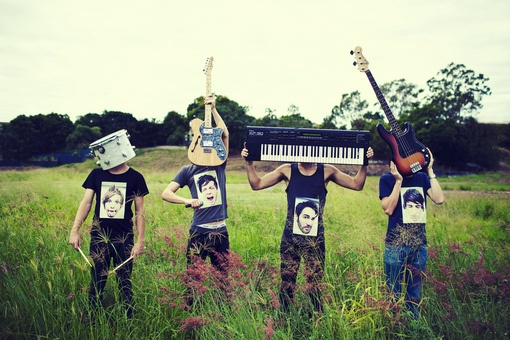
//> input picture OpenCV/corner/psb.jpg, 510 x 340 px
$ ./corner   (built with g++ and OpenCV 4)
//> lines starting //> are read from the running program, lines starting //| are printed output that depends on the picture; after the words box and inside, x2 and y2 are one past the last pixel; in counts of white or black regions, pixels touching at a corner belong together
#include<stdio.h>
#include"cv.h"
#include"highgui.h"
//#pragma comment(lib, "cv.lib")
//#pragma comment(lib, "cxcore.lib")
//#pragma comment(lib, "highgui.lib")
#define max_corners 124
int main( int argc, char** argv )
{
    int cornerCount=max_corners;
    CvPoint2D32f corners[max_corners];
    double qualityLevel = 0.05;
    double minDistance = 5;
    IplImage *srcImage = 0, *grayImage = 0, *corners1 = 0, *corners2 = 0;
    int i;
    CvScalar color = CV_RGB(255,0,0);
    cvNamedWindow( "image", 2); //创建显示窗口
    //加载一副图片
    srcImage = cvLoadImage("psb.jpg", 1);
//> srcImage is the input picture: 340 rows x 510 cols, CV_8UC3; mean B, G, R 123.1, 148.7, 141.5
    grayImage = cvCreateImage(cvGetSize(srcImage), IPL_DEPTH_8U, 1);
    //将原图灰度化
    cvCvtColor(srcImage, grayImage, CV_BGR2GRAY);
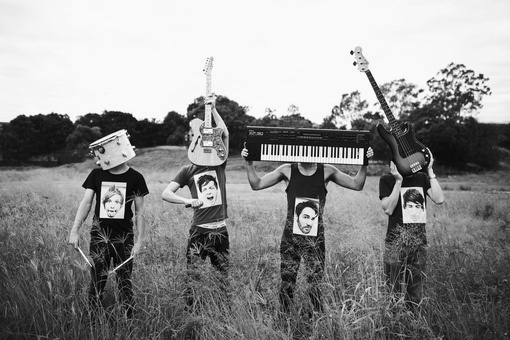
//> grayImage: 340 rows x 510 cols, CV_8UC1; min 2, max 254, mean 143.6
    corners1= cvCreateImage(cvGetSize(srcImage), IPL_DEPTH_32F, 1);
    corners2= cvCreateImage(cvGetSize(srcImage),IPL_DEPTH_32F, 1);
    cvGoodFeaturesToTrack (grayImage, corners1, corners2, corners,&cornerCount, qualityLevel, minDistance, 0);
//> corners = 124 Points (x, y), first 12: [427, 155], [423, 150], [289, 146], [351, 51], [354, 64], [341, 148], [269, 145], [134, 147], [426, 122], [321, 147], [349, 148], [125, 183]
    printf("num corners found: %d\n", cornerCount);
    if(cornerCount>0)
    {
        for (i = 0; i < cornerCount; ++i)
        {
            cvCircle(srcImage, cvPoint((int)(corners[i].x), (int)(corners[i].y)), 6, color, 2, CV_AA, 0);
        }
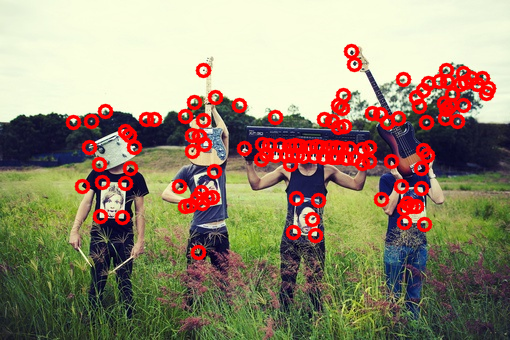
//> srcImage: 340 rows x 510 cols, CV_8UC3; 10.23% of pixels changed, all inside (x1, y1, x2, y2) = (65, 43, 497, 261)
    }
    cvShowImage("image", srcImage);
    cvWaitKey(0);
    cvReleaseImage(&srcImage);
    cvReleaseImage(&grayImage);
    cvReleaseImage(&corners1);
    cvReleaseImage(&corners2);
    return 0;
}

$ run again, with OpenCV/corner/test.jpg copied over OpenCV/corner/psb.jpg
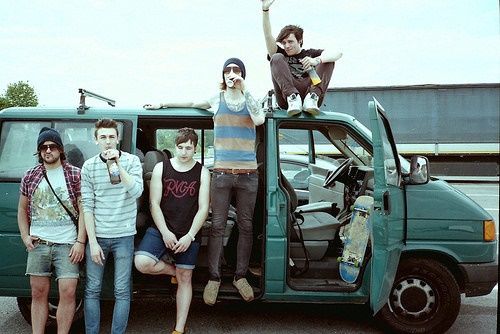
//> input picture OpenCV/corner/test.jpg, 500 x 334 px
//> srcImage is the input picture: 334 rows x 500 cols, CV_8UC3; mean B, G, R 135.9, 138.8, 124.9
//> `cvCvtColor(srcImage, grayImage, CV_BGR2GRAY);`:
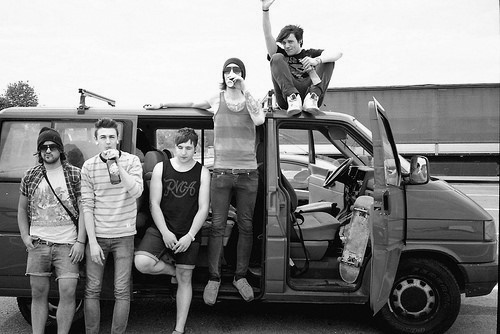
//> grayImage: 334 rows x 500 cols, CV_8UC1; min 0, max 255, mean 134.3
//> corners = 124 Points (x, y), first 12: [298, 95], [200, 162], [314, 163], [79, 89], [161, 162], [178, 240], [200, 130], [193, 239], [309, 93], [170, 159], [328, 87], [105, 161]
//> after the loop `for (i = 0; i < cornerCount; ++i)`:
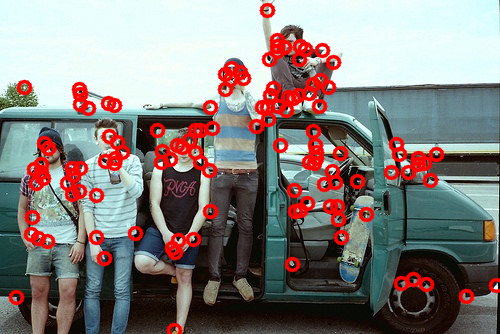
//> srcImage: 334 rows x 500 cols, CV_8UC3; 11.18% of pixels changed, all inside (x1, y1, x2, y2) = (8, 2, 500, 334)
